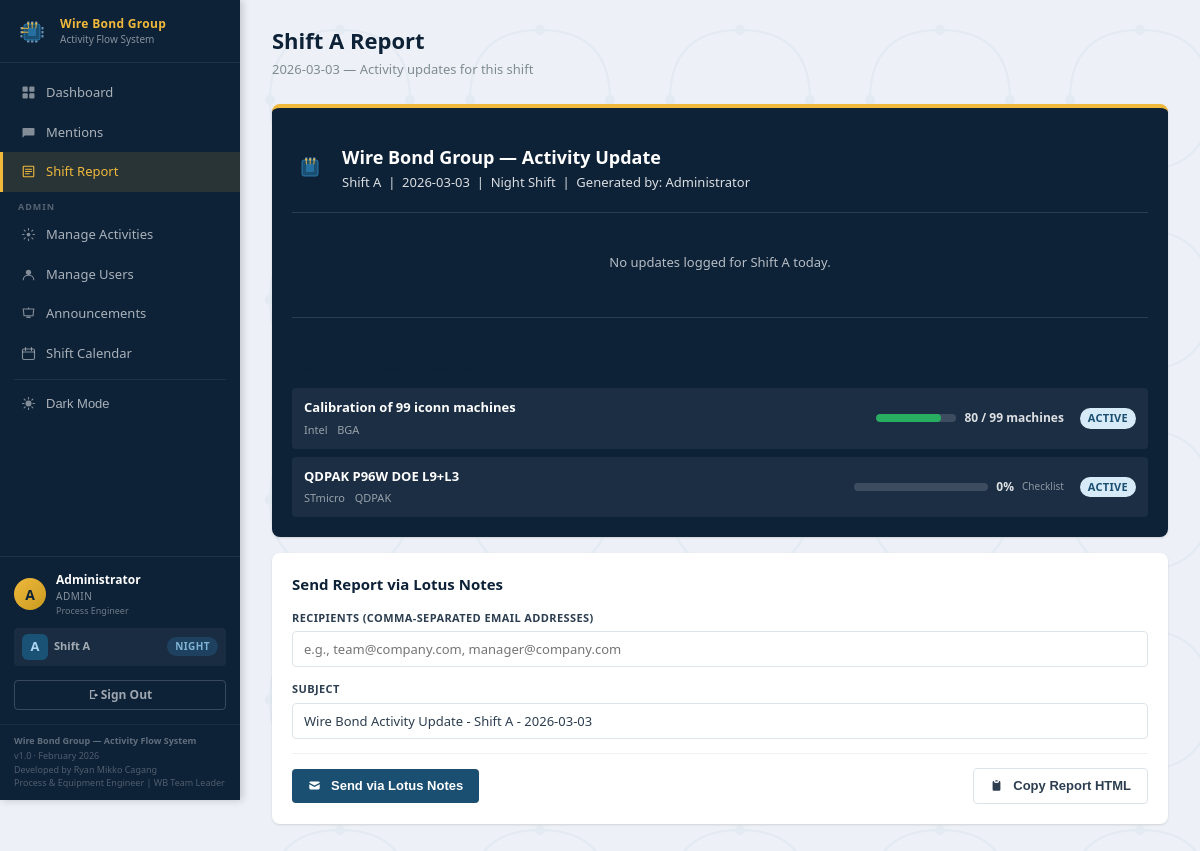
Screenshot of /generate-report (signed in) with the database file from the repository.
### tables this page shows
CREATE TABLE activities (
        id          INTEGER PRIMARY KEY AUTOINCREMENT,
        title       TEXT    NOT NULL,
        customer    TEXT,
        device      TEXT,
        category    TEXT,
        description TEXT,
        status      TEXT    DEFAULT 'active',
        priority    TEXT    DEFAULT 'normal',
        is_urgent   INTEGER DEFAULT 0,
        due_date    TEXT,
        created_by  INTEGER,
        created_at  TEXT    DEFAULT (datetime('now','localtime')), progress_type TEXT DEFAULT 'none', progress_total REAL DEFAULT 0, progress_current REAL DEFAULT 0, progress_unit TEXT DEFAULT '', target_engineers TEXT DEFAULT 'Both',
        FOREIGN KEY (created_by) REFERENCES users(id)
    );

### app.py (the view)
@app.route('/generate-report')
@login_required
def generate_report():
    db = get_db()
    shift = current_shift()
    today = datetime.now().strftime('%Y-%m-%d')
    updates = db.execute("""
        SELECT au.*, a.title AS activity_title, a.customer, a.device,
               a.progress_type, a.progress_total, a.progress_current, a.id AS act_id,
               u.full_name AS user_name
        FROM activity_updates au
        JOIN activities a ON au.activity_id = a.id
        JOIN users u ON au.user_id = u.id
        WHERE DATE(au.created_at) = ? AND au.shift = ?
        ORDER BY au.created_at DESC
    """, (today, shift)).fetchall()
    all_activities = db.execute("SELECT * FROM activities WHERE status='active' ORDER BY title").fetchall()
    activities_progress = []
    for a in all_activities:
        pct = calc_progress(a, db)
        activities_progress.append({'row': a, 'progress': pct})
    return render_template('report.html', updates=updates, shift=shift, today=today,
                           activities_progress=activities_progress)

### app.py (called while the page is built, shortened)
def get_db():
    if 'db' not in g:
        g.db = sqlite3.connect(app.config['DATABASE'])
        g.db.row_factory = sqlite3.Row
        g.db.execute("PRAGMA journal_mode=WAL")
        g.db.execute("PRAGMA foreign_keys=ON")
    return g.db

def current_shift():
    return session.get('shift', 'A')

def current_time_slot():
    now = datetime.now()
    shift = session.get('shift', 'A')
    t = now.hour + now.minute / 60.0
    return 'Day' if 6.5 <= t < 18.5 else 'Night'

def login_required(f):
    @wraps(f)
    def decorated(*args, **kwargs):
        if 'user_id' not in session:
            flash('Please log in first.', 'warning')
            return redirect(url_for('login'))
        return f(*args, **kwargs)
    return decorated

### templates/report.html (shortened to what this page needs)
{% extends 'base.html' %}
{% block content %}
<div class="page-header">
    <div>
        <h1 class="page-title">Shift {{ shift }} Report</h1>
        <p class="page-subtitle">{{ today }} &mdash; Activity updates for this shift</p>
    </div>
</div>
<div class="card report-preview" id="report-preview-block">
    <div class="report-header-block">
        <div style="display:flex;align-items:center;gap:14px;">
            <div>
                <h2 style="margin:0 0 2px;">Wire Bond Group &mdash; Activity Update</h2>
                <p style="margin:0;opacity:.85;font-size:13px;">
                    Shift {{ shift }} &nbsp;|&nbsp; {{ today }} &nbsp;|&nbsp;
                    {{ time_slot }} Shift &nbsp;|&nbsp;
                    Generated by: {{ session.get('full_name') }}
                </p>
            </div>
        </div>
    </div>
    {% if updates %}
    <h3 style="font-size:14px;font-weight:700;text-transform:uppercase;letter-spacing:.5px;color:#fff;opacity:.8;margin:0 0 10px;">Update Log</h3>
    <div class="table-wrapper">
        <table class="data-table report-table">
            <thead>
                <tr>
                    <th>Activity</th>
                    <th>Customer</th>
                    <th>Device</th>
                    <th>Update</th>
                    <th>Updated By</th>
                    <th>Time</th>
                </tr>
            </thead>
            <tbody>
                {% for u in updates %}
                <tr>
                    <td><strong>{{ u.activity_title }}</strong></td>
                    <td>{{ u.customer or '-' }}</td>
                    <td>{{ u.device or '-' }}</td>
                    <td style="max-width:300px;white-space:pre-wrap;word-break:break-word;">{{ u.update_text }}</td>
                    <td>{{ u.user_name }}</td>
                    <td>{{ u.created_at }}</td>
                </tr>
                {% endfor %}
            </tbody>
        </table>
    </div>
    {% else %}
    <div class="empty-state small">
        <p style="color:rgba(255,255,255,0.7);">No updates logged for Shift {{ shift }} today.</p>
    </div>
    {% endif %}
    {% if activities_progress %}
    <div class="report-progress-section">
        <h3 class="report-section-label">Activity Progress Summary</h3>
        <div class="rpt-progress-grid">
            {% for item in activities_progress %}
            {% set a = item.row %}
            {% set pct = item.progress %}
            <div class="rpt-activity-row">
                <div class="rpt-activity-info">
                    <span class="rpt-activity-title">{{ a.title }}</span>
                    {% if a.customer %}<span class="rpt-activity-meta">{{ a.customer }}</span>{% endif %}
                    {% if a.device %}<span class="rpt-activity-meta">{{ a.device }}</span>{% endif %}
                </div>
                <div class="rpt-progress-wrap">
                    {% if pct is not none %}
                        {% if a.progress_type == 'done_not_done' %}
                            {% if pct == 100 %}
                            <span class="rpt-done-badge rpt-done">&#10003; Done</span>
                            {% else %}
                            <span class="rpt-done-badge rpt-not-done">&#9675; Not Yet</span>
                            {% endif %}
                        {% elif a.progress_type == 'checklist' %}
                            <div class="rpt-bar-wrap">
                                <div class="rpt-bar-track">
                                </div>
                                <span class="rpt-pct-label">{{ pct | int }}%</span>
                            </div>
                            <span class="rpt-type-hint">Checklist</span>
                        {% elif a.progress_type in ('machine_count', 'units_bonded') %}
                            <div class="rpt-bar-wrap">
                                <div class="rpt-bar-track">
                                    <div class="rpt-bar-fill {% if pct >= 75 %}rpt-fill-green{% elif pct >= 40 %}rpt-fill-orange{% else %}rpt-fill-red{% endif %}" style="width:{{ [pct, 100]|min }}%"></div>
                                </div>
                                <span class="rpt-pct-label">{{ a.progress_current | int }} / {{ a.progress_total | int }} {{ a.progress_unit }}</span>
                            </div>
                        {% endif %}
                    {% else %}
                        <span class="rpt-no-tracking">No tracking</span>
                    {% endif %}
                    <span class="status-badge status-{{ a.status }}" style="margin-left:8px;">{{ a.status | title }}</span>
                </div>
            </div>
            {% endfor %}
        </div>
    </div>
    {% endif %}
</div>
{% if session.get('role') == 'admin' %}
<div class="card">
    <h3>Send Report via Lotus Notes</h3>
    <form method="POST" action="{{ url_for('send_report') }}">
        <div class="form-group">
            <label>Recipients (comma-separated email addresses)</label>
            <input type="text" name="recipients" class="form-control" placeholder="e.g., team@company.com, manager@company.com" required>
        </div>
        <div class="form-group">
            <label>Subject</label>
            <input type="text" name="subject" class="form-control" value="Wire Bond Activity Update - Shift {{ shift }} - {{ today }}">
        </div>
        <div class="form-footer">
            <button type="submit" class="btn btn-primary">
                <svg style="width:13px;height:13px;vertical-align:middle;margin-right:4px;" viewBox="0 0 20 20" fill="currentColor"><path d="M2.003 5.884L10 9.882l7.997-3.998A2 2 0 0016 4H4a2 2 0 00-1.997 1.884z"/><path d="M18 8.118l-8 4-8-4V14a2 2 0 002 2h12a2 2 0 002-2V8.118z"/></svg>
                Send via Lotus Notes
            </button>
            <button type="button" class="btn btn-outline" onclick="copyReportToClipboard()">
                <svg style="width:13px;height:13px;vertical-align:middle;margin-right:4px;" viewBox="0 0 20 20" fill="currentColor"><path d="M8 3a1 1 0 011-1h2a1 1 0 110 2H9a1 1 0 01-1-1z"/><path d="M6 3a2 2 0 00-2 2v11a2 2 0 002 2h8a2 2 0 002-2V5a2 2 0 00-2-2 3 3 0 01-3 3H9a3 3 0 01-3-3z"/></svg>
                Copy Report HTML
            </button>
        </div>
    </form>
</div>
{% endif %}
{% endblock %}

### rows the page displays
activities: title "Calibration of 99 iconn machines", customer "Intel", device "BGA", progress_type "machine_count" (drawn), progress_current "80", progress_total "99", progress_unit "machines", status "ACTIVE"
activities: title "QDPAK P96W DOE L9+L3", customer "STmicro", device "QDPAK", progress_type "checklist" (drawn), status "ACTIVE"

### other values shown
{{ session.get('full_name', 'U')[0] }} "A"
{{ session.get('full_name', 'User') }} "Administrator"
{{ session.get('role', 'user') | title }} "ADMIN"
{{ session.get('engineer_type', 'Process') }} "Process"
{{ session.get('shift','A') }} "A"
{{ time_slot }} "NIGHT"
{{ shift }} "A"
{{ time_slot }} "Night"
{{ session.get('full_name') }} "Administrator"
{{ pct | int }} "0"
